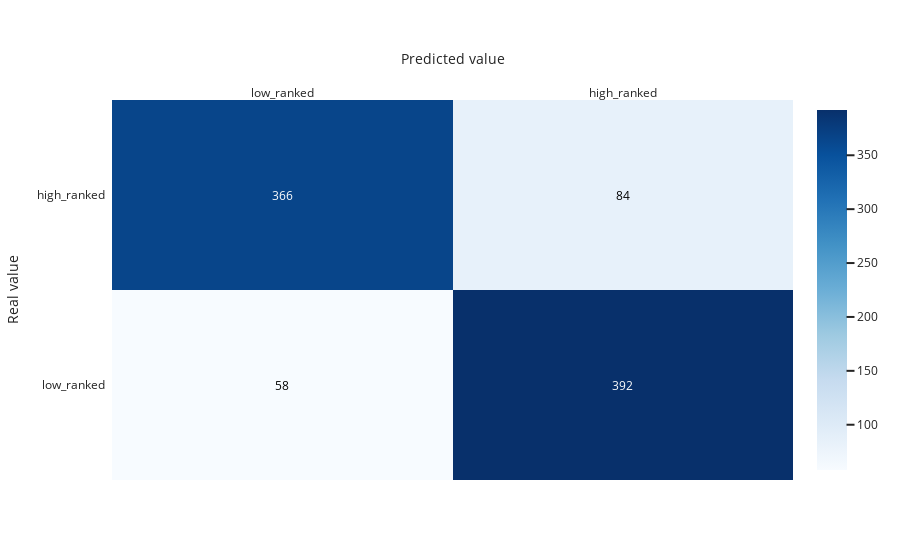

Here is the notebook cell this chart was saved with:
### Code cell
test_pred_dt = dt.predict(test_set)
report_scores(test_label, test_pred_dt)
cm = confusion_matrix(test_label, test_pred_dt, labels=dt.classes_)
plot_confusion_matrix(cm, classes=classes)

### Figure 1 — Plotly figure (JSON) as saved in the notebook; plotly's stock layout.template omitted (floating-point values rounded to 4 significant figures)
{"data": [{"colorscale": [[0, "rgb(247,251,255)"], [0.125, "rgb(222,235,247)"], [0.25, "rgb(198,219,239)"], [0.375, "rgb(158,202,225)"], [0.5, "rgb(107,174,214)"], [0.625, "rgb(66,146,198)"], [0.75, "rgb(33,113,181)"], [0.875, "rgb(8,81,156)"], [1, "rgb(8,48,107)"]], "reversescale": false, "showscale": true, "type": "heatmap", "x": ["low_ranked", "high_ranked"], "y": ["low_ranked", "high_ranked"], "z": [[58, 392], [366, 84]]}], "layout": {"annotations": [{"font": {"color": "#000000"}, "showarrow": false, "text": "58", "x": "low_ranked", "xref": "x", "y": "low_ranked", "yref": "y"}, {"font": {"color": "#FFFFFF"}, "showarrow": false, "text": "392", "x": "high_ranked", "xref": "x", "y": "low_ranked", "yref": "y"}, {"font": {"color": "#FFFFFF"}, "showarrow": false, "text": "366", "x": "low_ranked", "xref": "x", "y": "high_ranked", "yref": "y"}, {"font": {"color": "#000000"}, "showarrow": false, "text": "84", "x": "high_ranked", "xref": "x", "y": "high_ranked", "yref": "y"}], "xaxis": {"dtick": 1, "gridcolor": "rgb(0, 0, 0)", "side": "top", "ticks": "", "title": {"text": "Predicted value"}}, "yaxis": {"dtick": 1, "ticks": "", "ticksuffix": "  ", "title": {"text": "Real value"}}}}
